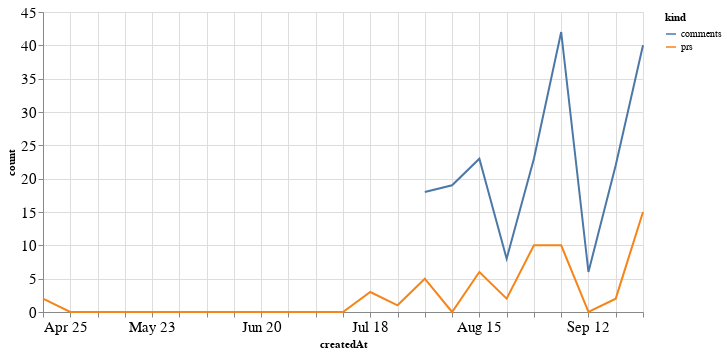

This figure's notebook cell:
### Code cell
alt.Chart(total_time, width=600).mark_line().encode(
    x='createdAt',
    y='count',
    color='kind'
)

### Figure 1 — Vega-Lite specification as saved in the notebook (floating-point values rounded to 4 significant figures)
{"config": {"axisLeft": {"labelFontSize": 15}, "axisBottom": {"labelFontSize": 15}}, "data": {"name": "data-552e4fc0081532ef27ea7e57853321a1"}, "mark": "line", "encoding": {"color": {"type": "nominal", "field": "kind"}, "x": {"type": "temporal", "field": "createdAt"}, "y": {"type": "quantitative", "field": "count"}}, "width": 600, "$schema": "https://vega.github.io/schema/vega-lite/v4.8.1.json", "datasets": {"data-552e4fc0081532ef27ea7e57853321a1": [{"createdAt": "2021-04-25T00:00:00", "kind": "prs", "count": 2.0}, {"createdAt": "2021-05-02T00:00:00", "kind": "prs", "count": 0.0}, {"createdAt": "2021-05-09T00:00:00", "kind": "prs", "count": 0.0}, {"createdAt": "2021-05-16T00:00:00", "kind": "prs", "count": 0.0}, {"createdAt": "2021-05-23T00:00:00", "kind": "prs", "count": 0.0}, {"createdAt": "2021-05-30T00:00:00", "kind": "prs", "count": 0.0}, {"createdAt": "2021-06-06T00:00:00", "kind": "prs", "count": 0.0}, {"createdAt": "2021-06-13T00:00:00", "kind": "prs", "count": 0.0}, {"createdAt": "2021-06-20T00:00:00", "kind": "prs", "count": 0.0}, {"createdAt": "2021-06-27T00:00:00", "kind": "prs", "count": 0.0}, {"createdAt": "2021-07-04T00:00:00", "kind": "prs", "count": 0.0}, {"createdAt": "2021-07-11T00:00:00", "kind": "prs", "count": 0.0}, {"createdAt": "2021-07-18T00:00:00", "kind": "prs", "count": 3.0}, {"createdAt": "2021-07-25T00:00:00", "kind": "prs", "count": 1.0}, {"createdAt": "2021-08-01T00:00:00", "kind": "prs", "count": 5.0}, {"createdAt": "2021-08-08T00:00:00", "kind": "prs", "count": 0.0}, {"createdAt": "2021-08-15T00:00:00", "kind": "prs", "count": 6.0}, {"createdAt": "2021-08-22T00:00:00", "kind": "prs", "count": 2.0}, {"createdAt": "2021-08-29T00:00:00", "kind": "prs", "count": 10.0}, {"createdAt": "2021-09-05T00:00:00", "kind": "prs", "count": 10.0}, {"createdAt": "2021-09-12T00:00:00", "kind": "prs", "count": 0.0}, {"createdAt": "2021-09-19T00:00:00", "kind": "prs", "count": 2.0}, {"createdAt": "2021-09-26T00:00:00", "kind": "prs", "count": 15.0}, {"createdAt": "2021-04-25T00:00:00", "kind": "comments", "count": null}, {"createdAt": "2021-05-02T00:00:00", "kind": "comments", "count": null}, {"createdAt": "2021-05-09T00:00:00", "kind": "comments", "count": null}, {"createdAt": "2021-05-16T00:00:00", "kind": "comments", "count": null}, {"createdAt": "2021-05-23T00:00:00", "kind": "comments", "count": null}, {"createdAt": "2021-05-30T00:00:00", "kind": "comments", "count": null}, {"createdAt": "2021-06-06T00:00:00", "kind": "comments", "count": null}, {"createdAt": "2021-06-13T00:00:00", "kind": "comments", "count": null}, {"createdAt": "2021-06-20T00:00:00", "kind": "comments", "count": null}, {"createdAt": "2021-06-27T00:00:00", "kind": "comments", "count": null}, {"createdAt": "2021-07-04T00:00:00", "kind": "comments", "count": null}, {"createdAt": "2021-07-11T00:00:00", "kind": "comments", "count": null}, {"createdAt": "2021-07-18T00:00:00", "kind": "comments", "count": null}, {"createdAt": "2021-07-25T00:00:00", "kind": "comments", "count": null}, {"createdAt": "2021-08-01T00:00:00", "kind": "comments", "count": 18.0}, {"createdAt": "2021-08-08T00:00:00", "kind": "comments", "count": 19.0}, {"createdAt": "2021-08-15T00:00:00", "kind": "comments", "count": 23.0}, {"createdAt": "2021-08-22T00:00:00", "kind": "comments", "count": 8.0}, {"createdAt": "2021-08-29T00:00:00", "kind": "comments", "count": 23.0}, {"createdAt": "2021-09-05T00:00:00", "kind": "comments", "count": 42.0}, {"createdAt": "2021-09-12T00:00:00", "kind": "comments", "count": 6.0}, {"createdAt": "2021-09-19T00:00:00", "kind": "comments", "count": 22.0}, {"createdAt": "2021-09-26T00:00:00", "kind": "comments", "count": 40.0}]}}
